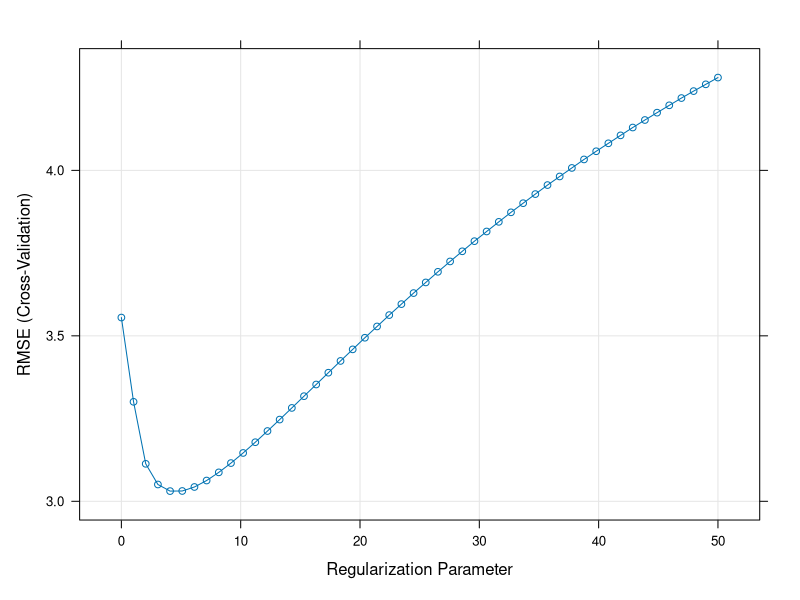
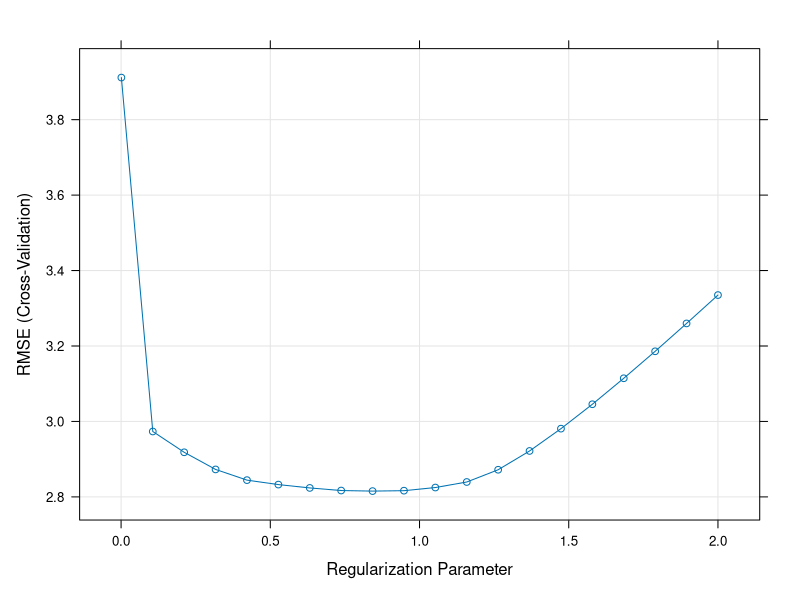
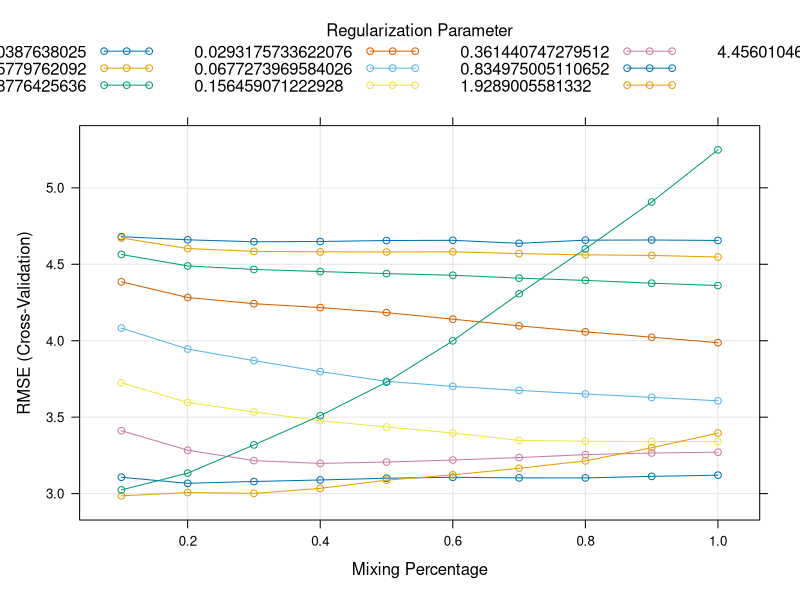

Generate these figures, in order, with R:
#set.seed(123)
library(caret)
library(glmnet)
library(tidyverse)
data(mtcars)
str(mtcars)

mtcars2 <- mtcars |> mutate(
  vs = factor(vs, labels = c("V", "S")),
  am = factor(am, labels = c("automatic", "manual")),
  cyl  = ordered(cyl),
  gear = ordered(gear),
  carb = ordered(carb),
)


# Define o controle de treino
ctrl <- trainControl(method = "cv", number = 5)  # validação cruzada
particao <- createDataPartition(mtcars2$mpg, p = 0.7, list = FALSE)
treino <- mtcars2[particao, ]
teste  <- mtcars2[-particao, ]


ridge_model <- train(
  mpg~ .,
  data = treino,
  method = "glmnet",
  trControl = ctrl,
  tuneGrid = expand.grid(alpha = 0,  # Ridge: alpha = 0
                         lambda = seq(0.001, 50, length = 50))
)

plot(ridge_model)
ridge_model$bestTune
coef(ridge_model$finalModel, s = ridge_model$bestTune$lambda)
modelo_Ridge_ajuste <- ridge_model$finalModel


pred_teste <- predict(ridge_model, teste,s =ridge_model$bestTune$lambda )

# Calcula as métricas de desempenho no teste
metricas_ridge_model <- postResample(pred_teste, teste$mpg)

lasso_model <- train(
  mpg~ .,
  mtcars2,
  method = "glmnet",
  trControl = ctrl,
  tuneGrid = expand.grid(alpha = 1,  # Lasso: alpha = 1
                         lambda = seq(0.001, 2, length = 20))
)

plot(lasso_model)
lasso_model$bestTune
coef(lasso_model$finalModel, s = lasso_model$bestTune$lambda)
lasso_model_ajuste <- lasso_model$finalModel


pred_teste <- predict(lasso_model, teste,s =lasso_model$bestTune$lambda )

# Calcula as métricas de desempenho no teste
metricas_lasso_model <- postResample(pred_teste, teste$mpg)


enet_model <- train(
  mpg~ .,
  mtcars2,
  method = "glmnet",
  trControl = ctrl,
  tuneLength = 10  # Varia alpha e lambda automaticamente
)

plot(enet_model)
enet_model$bestTune
coef(enet_model$finalModel, s = enet_model$bestTune$lambda)
enet_model_ajuste <- enet_model$finalModel


pred_teste <- predict(enet_model, teste,s =enet_model$bestTune$lambda )

# Calcula as métricas de desempenho no teste
metricas_enet_model <- postResample(pred_teste, teste$mpg)



metricas_ridge_model
metricas_lasso_model
metricas_enet_model
